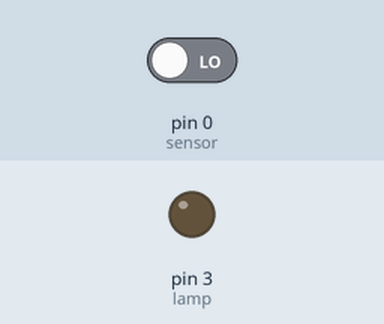
Recording of a sketch running on a simulated Arduino Uno, built with avr-gcc and run on an emulated ATmega328P. On the bench: output pins drawn as LEDs (lit = HIGH). The inputs (shaded band) are chosen by the test bench; at power-on: pin 0 (sensor) LOW.

Above: at 1.2 s.
1.3 s: pin 0 (sensor) driven HIGH
At 2.1 s:
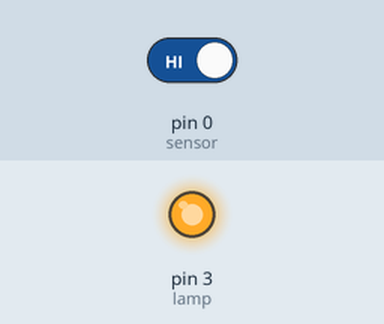
Timing chart, 0 to 4.3 s (numbered marks = the images above; inputs shaded):
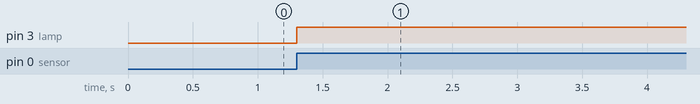

The sketch:

attiny_lamp_controller_w_pirosensor.ino
```cpp
#define lamp 3
#define sensor 0

void setup() {

  pinMode (lamp,OUTPUT);
  pinMode (sensor,INPUT);

}

void loop() {

  if (digitalRead(sensor)){
    digitalWrite(lamp,HIGH);
    delay(180000);
 }

  digitalWrite(lamp,LOW);

}
```

Measured:
- after the input at 1.3 s, pin 3 (lamp): LOW → HIGH at once
